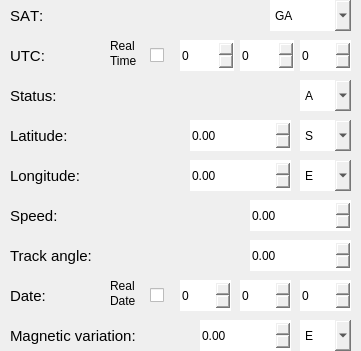
   <widget class="QGroupBox" name="groupBoxRMC">
    <property name="geometry">
     <rect>
      <x>10</x>
      <y>180</y>
      <width>361</width>
      <height>351</height>
     </rect>
    </property>
    <property name="font">
     <font>
      <kerning>true</kerning>
     </font>
    </property>
    <property name="styleSheet">
     <string notr="true">border: 0; border-radius: 0;
</string>
    </property>
    <property name="title">
     <string/>
    </property>
    <widget class="QComboBox" name="comboBox_csat">
     <property name="geometry">
      <rect>
       <x>270</x>
       <y>0</y>
       <width>81</width>
       <height>31</height>
      </rect>
     </property>
     <property name="styleSheet">
      <string notr="true">border: 2px solid #ccc; border-radius: 4px; padding: 6px; font-size: 14px; color: #333; background-color: #f5f5f5; } 
QSpinBox::up-button, QSpinBox::down-button { width: 20px; border: 2px solid #ccc; border-radius: 4px; background-color: #f5f5f5; } 
QSpinBox::up-button:hover, QSpinBox::down-button:hover { background-color: #e0e0e0; } QSpinBox::up-button:pressed, QSpinBox::down-button:pressed { background-color: #d3d3d3; </string>
     </property>
     <item>
      <property name="text">
       <string>GA</string>
      </property>
     </item>
     <item>
      <property name="text">
       <string>GB</string>
      </property>
     </item>
     <item>
      <property name="text">
       <string>GI</string>
      </property>
     </item>
     <item>
      <property name="text">
       <string>GL</string>
      </property>
     </item>
     <item>
      <property name="text">
       <string>GN</string>
      </property>
     </item>
     <item>
      <property name="text">
       <string>GP</string>
      </property>
     </item>
     <item>
      <property name="text">
       <string>GQ</string>
      </property>
     </item>
    </widget>
    <widget class="QLabel" name="label_m1">
     <property name="geometry">
      <rect>
       <x>10</x>
       <y>0</y>
       <width>61</width>
       <height>31</height>
      </rect>
     </property>
     <property name="font">
      <font>
       <pointsize>11</pointsize>
       <weight>50</weight>
       <italic>false</italic>
       <bold>false</bold>
       <underline>false</underline>
       <strikeout>false</strikeout>
       <kerning>false</kerning>
      </font>
     </property>
     <property name="styleSheet">
      <string notr="true">border: none;</string>
     </property>
     <property name="text">
      <string>SAT:</string>
     </property>
    </widget>
    <widget class="QLabel" name="label_m2">
     <property name="geometry">
      <rect>
       <x>10</x>
       <y>40</y>
       <width>41</width>
       <height>31</height>
      </rect>
     </property>
     <property name="font">
      <font>
       <pointsize>11</pointsize>
      </font>
     </property>
     <property name="styleSheet">
      <string notr="true">border: none;</string>
     </property>
     <property name="text">
      <string>UTC:</string>
     </property>
    </widget>
    <widget class="QLabel" name="label_m3">
     <property name="geometry">
      <rect>
       <x>10</x>
       <y>80</y>
       <width>71</width>
       <height>31</height>
      </rect>
     </property>
     <property name="font">
      <font>
       <pointsize>11</pointsize>
      </font>
     </property>
     <property name="styleSheet">
      <string notr="true">border: none;</string>
     </property>
     <property name="text">
      <string>Status:</string>
     </property>
    </widget>
    <widget class="QLabel" name="label_m4">
     <property name="geometry">
      <rect>
       <x>10</x>
       <y>110</y>
       <width>111</width>
       <height>51</height>
      </rect>
     </property>
     <property name="font">
      <font>
       <pointsize>11</pointsize>
      </font>
     </property>
     <property name="styleSheet">
      <string notr="true">border: none;</string>
     </property>
     <property name="text">
      <string>Latitude:</string>
     </property>
    </widget>
    <widget class="QLabel" name="label_m5">
     <property name="geometry">
      <rect>
       <x>10</x>
       <y>150</y>
       <width>91</width>
       <height>51</height>
      </rect>
     </property>
     <property name="font">
      <font>
       <pointsize>11</pointsize>
      </font>
     </property>
     <property name="styleSheet">
      <string notr="true">border: none;</string>
     </property>
     <property name="text">
      <string>Longitude:</string>
     </property>
    </widget>
    <widget class="QLabel" name="label_m6">
     <property name="geometry">
      <rect>
       <x>10</x>
       <y>200</y>
       <width>61</width>
       <height>31</height>
      </rect>
     </property>
     <property name="font">
      <font>
       <pointsize>11</pointsize>
      </font>
     </property>
     <property name="styleSheet">
      <string notr="true">border: none;</string>
     </property>
     <property name="text">
      <string>Speed:</string>
     </property>
    </widget>
    <widget class="QLabel" name="label_m7">
     <property name="geometry">
      <rect>
       <x>10</x>
       <y>240</y>
       <width>201</width>
       <height>31</height>
      </rect>
     </property>
     <property name="font">
      <font>
       <pointsize>11</pointsize>
      </font>
     </property>
     <property name="styleSheet">
      <string notr="true">border: none;</string>
     </property>
     <property name="text">
      <string>Track angle: </string>
     </property>
    </widget>
    <widget class="QSpinBox" name="spinBox_hours">
     <property name="geometry">
      <rect>
       <x>180</x>
       <y>40</y>
       <width>54</width>
       <height>31</height>
      </rect>
     </property>
     <property name="styleSheet">
      <string notr="true">border: 2px solid #ccc; border-radius: 4px; padding: 6px; font-size: 14px; color: #333; background-color: #f5f5f5;
QDoubleSpinBox::up-button, QDoubleSpinBox::down-button { width: 20px; border: 2px solid #ccc; border-radius: 4px; background-color: #f5f5f5; } QDoubleSpinBox::up-button:hover, QDoubleSpinBox::down-button:hover { background-color: #e0e0e0; } 
QDoubleSpinBox::up-button:pressed, QDoubleSpinBox::down-button:pressed { background-color: #d3d3d3; }</string>
     </property>
     <property name="maximum">
      <number>23</number>
     </property>
    </widget>
    <widget class="QSpinBox" name="spinBox_minutes">
     <property name="geometry">
      <rect>
       <x>240</x>
       <y>40</y>
       <width>54</width>
       <height>31</height>
      </rect>
     </property>
     <property name="styleSheet">
      <string notr="true">border: 2px solid #ccc; border-radius: 4px; padding: 6px; font-size: 14px; color: #333; background-color: #f5f5f5;
QDoubleSpinBox::up-button, QDoubleSpinBox::down-button { width: 20px; border: 2px solid #ccc; border-radius: 4px; background-color: #f5f5f5; } QDoubleSpinBox::up-button:hover, QDoubleSpinBox::down-button:hover { background-color: #e0e0e0; } 
QDoubleSpinBox::up-button:pressed, QDoubleSpinBox::down-button:pressed { background-color: #d3d3d3; }</string>
     </property>
     <property name="maximum">
      <number>59</number>
     </property>
    </widget>
    <widget class="QSpinBox" name="spinBox_seconds">
     <property name="geometry">
      <rect>
       <x>300</x>
       <y>40</y>
       <width>51</width>
       <height>31</height>
      </rect>
     </property>
     <property name="styleSheet">
      <string notr="true">border: 2px solid #ccc; border-radius: 4px; padding: 6px; font-size: 14px; color: #333; background-color: #f5f5f5;
QDoubleSpinBox::up-button, QDoubleSpinBox::down-button { width: 20px; border: 2px solid #ccc; border-radius: 4px; background-color: #f5f5f5; } QDoubleSpinBox::up-button:hover, QDoubleSpinBox::down-button:hover { background-color: #e0e0e0; } 
QDoubleSpinBox::up-button:pressed, QDoubleSpinBox::down-button:pressed { background-color: #d3d3d3; }</string>
     </property>
     <property name="maximum">
      <number>59</number>
     </property>
    </widget>
    <widget class="QDoubleSpinBox" name="doubleSpinBox_2">
     <property name="geometry">
      <rect>
       <x>190</x>
       <y>120</y>
       <width>101</width>
       <height>31</height>
      </rect>
     </property>
     <property name="styleSheet">
      <string notr="true">border: 2px solid #ccc; border-radius: 4px; padding: 6px; font-size: 14px; color: #333; background-color: #f5f5f5;
QDoubleSpinBox::up-button, QDoubleSpinBox::down-button { width: 20px; border: 2px solid #ccc; border-radius: 4px; background-color: #f5f5f5; } QDoubleSpinBox::up-button:hover, QDoubleSpinBox::down-button:hover { background-color: #e0e0e0; } 
QDoubleSpinBox::up-button:pressed, QDoubleSpinBox::down-button:pressed { background-color: #d3d3d3; }</string>
     </property>
     <property name="maximum">
      <double>10000.000000000000000</double>
     </property>
     <property name="value">
      <double>0.000000000000000</double>
     </property>
    </widget>
    <widget class="QLabel" name="label_m8">
     <property name="geometry">
      <rect>
       <x>10</x>
       <y>285</y>
       <width>101</width>
       <height>21</height>
      </rect>
     </property>
     <property name="font">
      <font>
       <pointsize>11</pointsize>
      </font>
     </property>
     <property name="styleSheet">
      <string notr="true">border: none;</string>
     </property>
     <property name="text">
      <string>Date:</string>
     </property>
    </widget>
    <widget class="QLabel" name="label_m9">
     <property name="geometry">
      <rect>
       <x>10</x>
       <y>320</y>
       <width>271</width>
       <height>31</height>
      </rect>
     </property>
     <property name="font">
      <font>
       <pointsize>11</pointsize>
      </font>
     </property>
     <property name="styleSheet">
      <string notr="true">border: none;</string>
     </property>
     <property name="text">
      <string>Magnetic variation: </string>
     </property>
    </widget>
    <widget class="QDoubleSpinBox" name="doubleSpinBox_8">
     <property name="geometry">
      <rect>
       <x>200</x>
       <y>320</y>
       <width>91</width>
       <height>31</height>
      </rect>
     </property>
     <property name="styleSheet">
      <string notr="true">border: 2px solid #ccc; border-radius: 4px; padding: 6px; font-size: 14px; color: #333; background-color: #f5f5f5;
QDoubleSpinBox::up-button, QDoubleSpinBox::down-button { width: 20px; border: 2px solid #ccc; border-radius: 4px; background-color: #f5f5f5; } QDoubleSpinBox::up-button:hover, QDoubleSpinBox::down-button:hover { background-color: #e0e0e0; } 
QDoubleSpinBox::up-button:pressed, QDoubleSpinBox::down-button:pressed { background-color: #d3d3d3; }</string>
     </property>
     <property name="maximum">
      <double>10000.000000000000000</double>
     </property>
    </widget>
    <widget class="QDoubleSpinBox" name="doubleSpinBox_3">
     <property name="geometry">
      <rect>
       <x>250</x>
       <y>240</y>
       <width>101</width>
       <height>31</height>
      </rect>
     </property>
     <property name="styleSheet">
      <string notr="true">border: 2px solid #ccc; border-radius: 4px; padding: 6px; font-size: 14px; color: #333; background-color: #f5f5f5;
QDoubleSpinBox::up-button, QDoubleSpinBox::down-button { width: 20px; border: 2px solid #ccc; border-radius: 4px; background-color: #f5f5f5; } QDoubleSpinBox::up-button:hover, QDoubleSpinBox::down-button:hover { background-color: #e0e0e0; } 
QDoubleSpinBox::up-button:pressed, QDoubleSpinBox::down-button:pressed { background-color: #d3d3d3; }</string>
     </property>
     <property name="maximum">
      <double>10000.000000000000000</double>
     </property>
    </widget>
    <widget class="QDoubleSpinBox" name="doubleSpinBox_4">
     <property name="geometry">
      <rect>
       <x>250</x>
       <y>200</y>
       <width>101</width>
       <height>31</height>
      </rect>
     </property>
     <property name="styleSheet">
      <string notr="true">border: 2px solid #ccc; border-radius: 4px; padding: 6px; font-size: 14px; color: #333; background-color: #f5f5f5;
QDoubleSpinBox::up-button, QDoubleSpinBox::down-button { width: 20px; border: 2px solid #ccc; border-radius: 4px; background-color: #f5f5f5; } QDoubleSpinBox::up-button:hover, QDoubleSpinBox::down-button:hover { background-color: #e0e0e0; } 
QDoubleSpinBox::up-button:pressed, QDoubleSpinBox::down-button:pressed { background-color: #d3d3d3; }</string>
     </property>
     <property name="maximum">
      <double>10000.000000000000000</double>
     </property>
    </widget>
    <widget class="QDoubleSpinBox" name="doubleSpinBox_5">
     <property name="geometry">
      <rect>
       <x>190</x>
       <y>160</y>
       <width>101</width>
       <height>31</height>
      </rect>
     </property>
     <property name="styleSheet">
      <string notr="true">border: 2px solid #ccc; border-radius: 4px; padding: 6px; font-size: 14px; color: #333; background-color: #f5f5f5;
QDoubleSpinBox::up-button, QDoubleSpinBox::down-button { width: 20px; border: 2px solid #ccc; border-radius: 4px; background-color: #f5f5f5; } QDoubleSpinBoxQDoubleSpinBox::up-button:hover, QDoubleSpinBox::down-button:hover { background-color: #e0e0e0; } 
QDoubleSpinBox::up-button:pressed, QDoubleSpinBox::down-button:pressed { background-color: #d3d3d3; }</string>
     </property>
     <property name="maximum">
      <double>10000.000000000000000</double>
     </property>
    </widget>
    <widget class="QSpinBox" name="spinBox_days">
     <property name="geometry">
      <rect>
       <x>180</x>
       <y>280</y>
       <width>51</width>
       <height>31</height>
      </rect>
     </property>
     <property name="styleSheet">
      <string notr="true">border: 2px solid #ccc; border-radius: 4px; padding: 6px; font-size: 14px; color: #333; background-color: #f5f5f5;
QDoubleSpinBox::up-button, QDoubleSpinBox::down-button { width: 20px; border: 2px solid #ccc; border-radius: 4px; background-color: #f5f5f5; } QDoubleSpinBox::up-button:hover, QDoubleSpinBox::down-button:hover { background-color: #e0e0e0; } 
QDoubleSpinBox::up-button:pressed, QDoubleSpinBox::down-button:pressed { background-color: #d3d3d3; }</string>
     </property>
     <property name="maximum">
      <number>31</number>
     </property>
    </widget>
    <widget class="QSpinBox" name="spinBox_months">
     <property name="geometry">
      <rect>
       <x>240</x>
       <y>280</y>
       <width>51</width>
       <height>31</height>
      </rect>
     </property>
     <property name="styleSheet">
      <string notr="true">border: 2px solid #ccc; border-radius: 4px; padding: 6px; font-size: 14px; color: #333; background-color: #f5f5f5;
QDoubleSpinBox::up-button, QDoubleSpinBox::down-button { width: 20px; border: 2px solid #ccc; border-radius: 4px; background-color: #f5f5f5; } QDoubleSpinBox::up-button:hover, QDoubleSpinBox::down-button:hover { background-color: #e0e0e0; } 
QDoubleSpinBox::up-button:pressed, QDoubleSpinBox::down-button:pressed { background-color: #d3d3d3; }</string>
     </property>
     <property name="maximum">
      <number>12</number>
     </property>
    </widget>
    <widget class="QSpinBox" name="spinBox_years">
     <property name="geometry">
      <rect>
       <x>300</x>
       <y>280</y>
       <width>51</width>
       <height>31</height>
      </rect>
     </property>
     <property name="styleSheet">
      <string notr="true">border: 2px solid #ccc; border-radius: 4px; padding: 6px; font-size: 14px; color: #333; background-color: #f5f5f5;
QDoubleSpinBox::up-button, QDoubleSpinBox::down-button { width: 20px; border: 2px solid #ccc; border-radius: 4px; background-color: #f5f5f5; } QDoubleSpinBox::up-button:hover, QDoubleSpinBox::down-button:hover { background-color: #e0e0e0; } 
QDoubleSpinBox::up-button:pressed, QDoubleSpinBox::down-button:pressed { background-color: #d3d3d3; }</string>
     </property>
    </widget>
    <widget class="QComboBox" name="comboBox_statusrmc">
     <property name="geometry">
      <rect>
       <x>300</x>
       <y>80</y>
       <width>51</width>
       <height>31</height>
      </rect>
     </property>
     <property name="styleSheet">
      <string notr="true">border: 2px solid #ccc; border-radius: 4px; padding: 6px; font-size: 14px; color: #333; background-color: #f5f5f5; } 
QSpinBox::up-button, QSpinBox::down-button { width: 20px; border: 2px solid #ccc; border-radius: 4px; background-color: #f5f5f5; } 
QSpinBox::up-button:hover, QSpinBox::down-button:hover { background-color: #e0e0e0; } QSpinBox::up-button:pressed, QSpinBox::down-button:pressed { background-color: #d3d3d3; </string>
     </property>
     <item>
      <property name="text">
       <string>A</string>
      </property>
     </item>
     <item>
      <property name="text">
       <string>V</string>
      </property>
     </item>
    </widget>
    <widget class="QComboBox" name="comboBox_15">
     <property name="geometry">
      <rect>
       <x>300</x>
       <y>120</y>
       <width>51</width>
       <height>31</height>
      </rect>
     </property>
     <property name="styleSheet">
      <string notr="true">border: 2px solid #ccc; border-radius: 4px; padding: 6px; font-size: 14px; color: #333; background-color: #f5f5f5; } 
QSpinBox::up-button, QSpinBox::down-button { width: 20px; border: 2px solid #ccc; border-radius: 4px; background-color: #f5f5f5; } 
QSpinBox::up-button:hover, QSpinBox::down-button:hover { background-color: #e0e0e0; } QSpinBox::up-button:pressed, QSpinBox::down-button:pressed { background-color: #d3d3d3; </string>
     </property>
     <item>
      <property name="text">
       <string>S</string>
      </property>
     </item>
     <item>
      <property name="text">
       <string>N</string>
      </property>
     </item>
    </widget>
    <widget class="QComboBox" name="comboBox_16">
     <property name="geometry">
      <rect>
       <x>300</x>
       <y>160</y>
       <width>51</width>
       <height>31</height>
      </rect>
     </property>
     <property name="styleSheet">
      <string notr="true">border: 2px solid #ccc; border-radius: 4px; padding: 6px; font-size: 14px; color: #333; background-color: #f5f5f5; } 
QSpinBox::up-button, QSpinBox::down-button { width: 20px; border: 2px solid #ccc; border-radius: 4px; background-color: #f5f5f5; } 
QSpinBox::up-button:hover, QSpinBox::down-button:hover { background-color: #e0e0e0; } QSpinBox::up-button:pressed, QSpinBox::down-button:pressed { background-color: #d3d3d3; </string>
     </property>
     <item>
      <property name="text">
       <string>E</string>
      </property>
     </item>
     <item>
      <property name="text">
       <string>W</string>
      </property>
     </item>
    </widget>
    <widget class="QComboBox" name="comboBox_17">
     <property name="geometry">
      <rect>
       <x>300</x>
       <y>320</y>
       <width>51</width>
       <height>31</height>
      </rect>
     </property>
     <property name="styleSheet">
      <string notr="true">border: 2px solid #ccc; border-radius: 4px; padding: 6px; font-size: 14px; color: #333; background-color: #f5f5f5; } 
QSpinBox::up-button, QSpinBox::down-button { width: 20px; border: 2px solid #ccc; border-radius: 4px; background-color: #f5f5f5; } 
QSpinBox::up-button:hover, QSpinBox::down-button:hover { background-color: #e0e0e0; } QSpinBox::up-button:pressed, QSpinBox::down-button:pressed { background-color: #d3d3d3; </string>
     </property>
     <item>
      <property name="text">
       <string>E</string>
      </property>
     </item>
     <item>
      <property name="text">
       <string>W</string>
      </property>
     </item>
    </widget>
    <widget class="QCheckBox" name="checkBox_rtc">
     <property name="geometry">
      <rect>
       <x>150</x>
       <y>40</y>
       <width>21</width>
       <height>31</height>
      </rect>
     </property>
     <property name="text">
      <string/>
     </property>
    </widget>
    <widget class="QCheckBox" name="checkBox_rtd">
     <property name="geometry">
      <rect>
       <x>150</x>
       <y>280</y>
       <width>21</width>
       <height>31</height>
      </rect>
     </property>
     <property name="text">
      <string/>
     </property>
    </widget>
    <widget class="QLabel" name="label_rtc1">
     <property name="geometry">
      <rect>
       <x>110</x>
       <y>30</y>
       <width>31</width>
       <height>31</height>
      </rect>
     </property>
     <property name="text">
      <string>Real</string>
     </property>
    </widget>
    <widget class="QLabel" name="label_rtc2">
     <property name="geometry">
      <rect>
       <x>110</x>
       <y>50</y>
       <width>31</width>
       <height>21</height>
      </rect>
     </property>
     <property name="text">
      <string>Time</string>
     </property>
    </widget>
    <widget class="QLabel" name="label_rtd1">
     <property name="geometry">
      <rect>
       <x>110</x>
       <y>270</y>
       <width>41</width>
       <height>31</height>
      </rect>
     </property>
     <property name="text">
      <string>Real</string>
     </property>
    </widget>
    <widget class="QLabel" name="label_rtd2">
     <property name="geometry">
      <rect>
       <x>110</x>
       <y>290</y>
       <width>31</width>
       <height>21</height>
      </rect>
     </property>
     <property name="text">
      <string>Date</string>
     </property>
    </widget>
   </widget>
